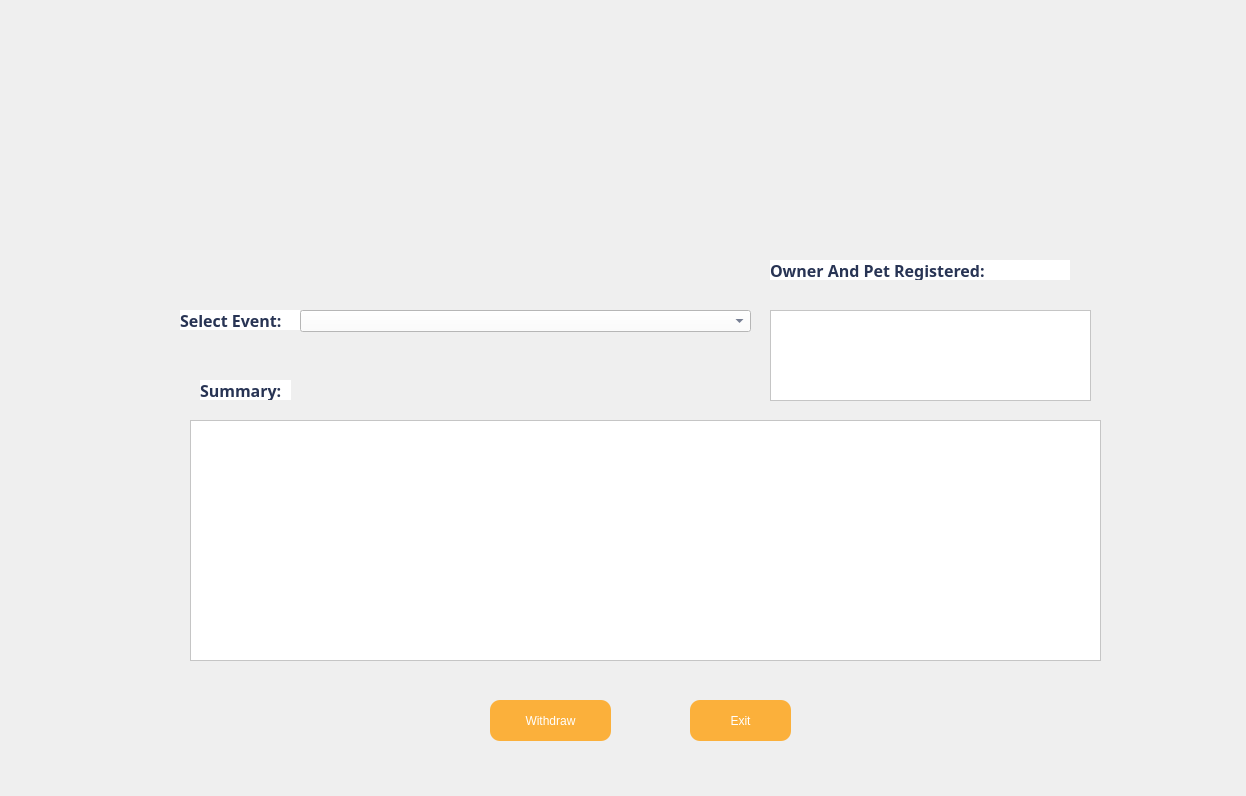
<?xml version="1.0" encoding="UTF-8"?>
<ui version="4.0">
 <class>Dialog</class>
 <widget class="QDialog" name="Dialog">
  <property name="geometry">
   <rect>
    <x>0</x>
    <y>0</y>
    <width>1246</width>
    <height>796</height>
   </rect>
  </property>
  <property name="windowTitle">
   <string>Dialog</string>
  </property>
  <widget class="QLabel" name="label">
   <property name="geometry">
    <rect>
     <x>0</x>
     <y>0</y>
     <width>1246</width>
     <height>796</height>
    </rect>
   </property>
   <property name="cursor">
    <cursorShape>ArrowCursor</cursorShape>
   </property>
   <property name="acceptDrops">
    <bool>true</bool>
   </property>
   <property name="autoFillBackground">
    <bool>false</bool>
   </property>
   <property name="text">
    <string/>
   </property>
   <property name="pixmap">
    <pixmap>images/withdraw.png</pixmap>
   </property>
   <property name="scaledContents">
    <bool>true</bool>
   </property>
   <property name="wordWrap">
    <bool>false</bool>
   </property>
  </widget>
  <widget class="QWidget" name="widget" native="true">
   <property name="geometry">
    <rect>
     <x>0</x>
     <y>0</y>
     <width>120</width>
     <height>80</height>
    </rect>
   </property>
  </widget>
  <widget class="QPushButton" name="withexit">
   <property name="geometry">
    <rect>
     <x>690</x>
     <y>700</y>
     <width>101</width>
     <height>41</height>
    </rect>
   </property>
   <property name="cursor">
    <cursorShape>PointingHandCursor</cursorShape>
   </property>
   <property name="styleSheet">
    <string notr="true">QWidget#withexit{
background-color: rgb(251, 176, 59);
font: 900 12pt &quot;Arial Black&quot;; color : rgb(255, 255, 255);
border-radius: 10px;}

QWidget#withexit:hover {
    background-color:rgb(238, 223, 146); 
    border: 2px solid #388E3C; 
    padding: 10px 20px;
font-size: 15px; 
}</string>
   </property>
   <property name="text">
    <string>Exit</string>
   </property>
  </widget>
  <widget class="QPushButton" name="withdrawbutt">
   <property name="geometry">
    <rect>
     <x>490</x>
     <y>700</y>
     <width>121</width>
     <height>41</height>
    </rect>
   </property>
   <property name="cursor">
    <cursorShape>PointingHandCursor</cursorShape>
   </property>
   <property name="styleSheet">
    <string notr="true">QWidget#withdrawbutt{
background-color: rgb(251, 176, 59);
font: 900 12pt &quot;Arial Black&quot;; color : rgb(255, 255, 255);
border-radius: 10px;}

QWidget#withdrawbutt:hover {
    background-color:rgb(238, 223, 146); 
    border: 2px solid #388E3C; 
    padding: 10px 20px;
font-size: 15px; 
}</string>
   </property>
   <property name="text">
    <string>Withdraw</string>
   </property>
  </widget>
  <widget class="QLabel" name="owerusername">
   <property name="geometry">
    <rect>
     <x>1000</x>
     <y>30</y>
     <width>141</width>
     <height>20</height>
    </rect>
   </property>
   <property name="font">
    <font>
     <family>Berlin Sans FB Demi</family>
     <pointsize>10</pointsize>
     <italic>false</italic>
     <bold>true</bold>
    </font>
   </property>
   <property name="layoutDirection">
    <enum>Qt::LeftToRight</enum>
   </property>
   <property name="styleSheet">
    <string notr="true">font: 700 10pt &quot;Berlin Sans FB Demi&quot;;
color: rgb(40, 52, 84);</string>
   </property>
   <property name="text">
    <string/>
   </property>
  </widget>
  <widget class="QComboBox" name="withdrawfrom">
   <property name="geometry">
    <rect>
     <x>300</x>
     <y>310</y>
     <width>451</width>
     <height>22</height>
    </rect>
   </property>
   <property name="styleSheet">
    <string notr="true">font: 700 10pt &quot;Berlin Sans FB Demi&quot;;
color: rgb(40, 52, 84);
background-color: rgb(255, 255, 255);</string>
   </property>
  </widget>
  <widget class="QLabel" name="petregiserr">
   <property name="geometry">
    <rect>
     <x>330</x>
     <y>680</y>
     <width>611</width>
     <height>20</height>
    </rect>
   </property>
   <property name="font">
    <font>
     <family>Berlin Sans FB Demi</family>
     <pointsize>10</pointsize>
     <italic>false</italic>
     <bold>true</bold>
    </font>
   </property>
   <property name="layoutDirection">
    <enum>Qt::LeftToRight</enum>
   </property>
   <property name="styleSheet">
    <string notr="true">font: 700 10pt &quot;Berlin Sans FB Demi&quot;;
color: rgb(251, 176, 59);</string>
   </property>
   <property name="text">
    <string/>
   </property>
   <property name="alignment">
    <set>Qt::AlignCenter</set>
   </property>
  </widget>
  <widget class="QListWidget" name="currententry">
   <property name="geometry">
    <rect>
     <x>190</x>
     <y>420</y>
     <width>911</width>
     <height>241</height>
    </rect>
   </property>
   <property name="styleSheet">
    <string notr="true">font: 700 8pt &quot;Berlin Sans FB Demi&quot;;
color: rgb(40, 52, 84);
background-color: rgb(255, 255, 255);</string>
   </property>
  </widget>
  
  <widget class="QListWidget" name="petandowner">
   <property name="geometry">
    <rect>
     <x>770</x>
     <y>310</y>
     <width>321</width>
     <height>91</height>
    </rect>
   </property>
   <property name="styleSheet">
    <string notr="true">font: 700 10pt &quot;Berlin Sans FB Demi&quot;;
color: rgb(40, 52, 84);
background-color: rgb(255, 255, 255);</string>
   </property>
  </widget>

  <widget class="QLabel" name="warningwithdrawal">
   <property name="geometry">
    <rect>
     <x>380</x>
     <y>400</y>
     <width>521</width>
     <height>20</height>
    </rect>
   </property>
   <property name="font">
    <font>
     <family>Berlin Sans FB Demi</family>
     <pointsize>10</pointsize>
     <italic>false</italic>
     <bold>true</bold>
    </font>
   </property>
   <property name="layoutDirection">
    <enum>Qt::LeftToRight</enum>
   </property>
   <property name="styleSheet">
    <string notr="true">font: 700 10pt &quot;Berlin Sans FB Demi&quot;;
color: rgb(248, 174, 58);</string>
   </property>
   <property name="text">
    <string/>
   </property>
   <property name="alignment">
    <set>Qt::AlignCenter</set>
   </property>
   <property name="wordWrap">
    <bool>true</bool>
   </property>
  </widget>

  <widget class="QLabel" name="label_2">
   <property name="geometry">
    <rect>
     <x>180</x>
     <y>310</y>
     <width>120</width>
     <height>20</height>
    </rect>
   </property>
   <property name="font">
    <font>
     <family>Berlin Sans FB Demi</family>
     <pointsize>12</pointsize>
     <italic>false</italic>
     <bold>true</bold>
    </font>
   </property>
   <property name="styleSheet">
    <string notr="true">font: 700 12pt &quot;Berlin Sans FB Demi&quot;;
color: rgb(40, 52, 84);
background-color: rgb(255, 255, 255);</string>
   </property>
   <property name="text">
    <string>Select Event:</string>
   </property>
  </widget>
  <widget class="QLabel" name="label_4">
   <property name="geometry">
    <rect>
     <x>200</x>
     <y>380</y>
     <width>91</width>
     <height>20</height>
    </rect>
   </property>
   <property name="font">
    <font>
     <family>Berlin Sans FB Demi</family>
     <pointsize>12</pointsize>
     <italic>false</italic>
     <bold>true</bold>
    </font>
   </property>
   <property name="styleSheet">
    <string notr="true">font: 700 12pt &quot;Berlin Sans FB Demi&quot;;
color: rgb(40, 52, 84);
background-color: rgb(255, 255, 255);</string>
   </property>
   <property name="text">
    <string>Summary:</string>
   </property>
  </widget>
  
  <widget class="QLabel" name="label_5">
   <property name="geometry">
    <rect>
     <x>770</x>
     <y>260</y>
     <width>300</width>
     <height>20</height>
    </rect>
   </property>
   <property name="font">
    <font>
     <family>Berlin Sans FB Demi</family>
     <pointsize>12</pointsize>
     <italic>false</italic>
     <bold>true</bold>
    </font>
   </property>
   <property name="styleSheet">
    <string notr="true">font: 700 12pt &quot;Berlin Sans FB Demi&quot;; 
color: rgb(40, 52, 84);
background-color: rgb(255, 255, 255);</string>
   </property>
   <property name="text">
    <string>Owner And Pet Registered:</string>
   </property>
  </widget>
  <zorder>label</zorder>
  <zorder>widget</zorder>
  <zorder>withexit</zorder>
  <zorder>withdrawbutt</zorder>
  <zorder>owerusername</zorder>
  <zorder>withdrawfrom</zorder>
  <zorder>currententry</zorder>
  <zorder>warningwithdrawal</zorder>
  <zorder>label_2</zorder>
  <zorder>label_4</zorder>
  <zorder>label_5</zorder>
  <zorder>petregiserr</zorder>
  <zorder>petandowner</zorder>
 </widget>
 <resources/>
 <connections/>
</ui>
